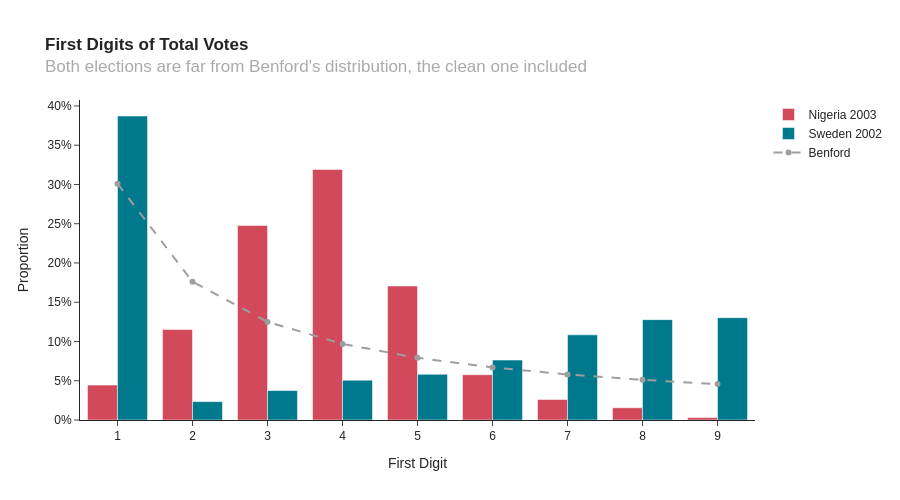

Source (notebook cell):
### Code cell
first_digit_df = pd.concat([
    first_digit_proportions(columns['Total votes']).rename('proportion').rename_axis('digit').reset_index().assign(Election=country)
    for country, columns in ELECTIONS.items()
])

fig = px.bar(
    first_digit_df,
    x='digit',
    y='proportion',
    color='Election',
    barmode='group',
    color_discrete_map=COUNTRY_COLORS,
    height=500,
    title="<b>First Digits of Total Votes</b><br>"
          "<span style=\"color: #aaa\">Both elections are far from Benford's distribution, the clean one included</span>",
    labels={'digit': 'First Digit'},
)
fig.add_trace(go.Scatter(
    x=BENFORD_FIRST.index, y=BENFORD_FIRST.values, name='Benford',
    mode='lines+markers', line=dict(color=EXPECTED_COLOR, dash='dash'),
))
fig.update_layout(yaxis_title_text='Proportion', yaxis_tickformat=',.0%', legend_title=None)
fig.update_xaxes(dtick=1)
fig.show()

### Figure 1 — Plotly figure (JSON) as saved in the notebook; plotly's stock layout.template omitted (floating-point values rounded to 4 significant figures)
{"data": [{"alignmentgroup": "True", "hovertemplate": "Election=Nigeria 2003<br>First Digit=%{x}<br>proportion=%{y}<extra></extra>", "legendgroup": "Nigeria 2003", "marker": {"color": "#D1495B", "pattern": {"shape": ""}}, "name": "Nigeria 2003", "offsetgroup": "Nigeria 2003", "orientation": "v", "showlegend": true, "textposition": "auto", "type": "bar", "x": [1, 2, 3, 4, 5, 6, 7, 8, 9], "xaxis": "x", "y": [0.04443, 0.1154, 0.2479, 0.3192, 0.1707, 0.05768, 0.02611, 0.01559, 0.003118], "yaxis": "y"}, {"alignmentgroup": "True", "hovertemplate": "Election=Sweden 2002<br>First Digit=%{x}<br>proportion=%{y}<extra></extra>", "legendgroup": "Sweden 2002", "marker": {"color": "#00798C", "pattern": {"shape": ""}}, "name": "Sweden 2002", "offsetgroup": "Sweden 2002", "orientation": "v", "showlegend": true, "textposition": "auto", "type": "bar", "x": [1, 2, 3, 4, 5, 6, 7, 8, 9], "xaxis": "x", "y": [0.3872, 0.02343, 0.03748, 0.0507, 0.05823, 0.07631, 0.1084, 0.1278, 0.1304], "yaxis": "y"}, {"line": {"color": "#9E9E9E", "dash": "dash"}, "mode": "lines+markers", "name": "Benford", "type": "scatter", "x": [1, 2, 3, 4, 5, 6, 7, 8, 9], "y": [0.301, 0.1761, 0.1249, 0.09691, 0.07918, 0.06695, 0.05799, 0.05115, 0.04576]}], "layout": {"barmode": "group", "height": 500, "legend": {"title": {}, "tracegroupgap": 0}, "title": {"text": "<b>First Digits of Total Votes</b><br><span style=\"color: #aaa\">Both elections are far from Benford's distribution, the clean one included</span>"}, "xaxis": {"anchor": "y", "domain": [0.0, 1.0], "dtick": 1, "title": {"text": "First Digit"}}, "yaxis": {"anchor": "x", "domain": [0.0, 1.0], "tickformat": ",.0%", "title": {"text": "Proportion"}}}}
